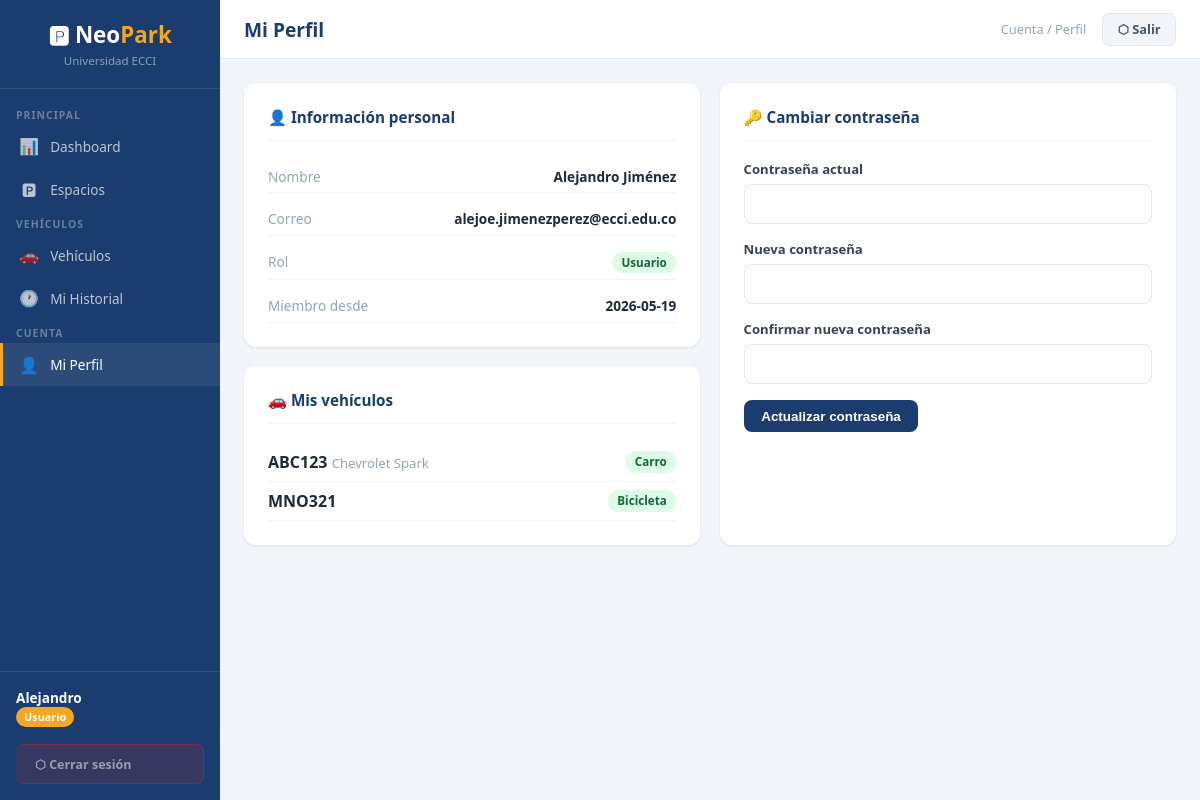
/perfil (signed in), run on the app's committed database.
### tables this page shows
CREATE TABLE USUARIO (
            id_usuario INTEGER PRIMARY KEY AUTOINCREMENT,
            nombre TEXT NOT NULL, apellido TEXT NOT NULL,
            correo TEXT NOT NULL UNIQUE, contrasena_hash TEXT NOT NULL,
            id_rol INTEGER NOT NULL DEFAULT 3, activo INTEGER NOT NULL DEFAULT 1,
            fecha_registro TEXT NOT NULL DEFAULT (datetime('now','localtime')),
            FOREIGN KEY (id_rol) REFERENCES ROL(id_rol) ON DELETE RESTRICT);

CREATE TABLE ROL (
            id_rol INTEGER PRIMARY KEY AUTOINCREMENT,
            nombre_rol TEXT NOT NULL UNIQUE,
            descripcion TEXT NOT NULL);

CREATE TABLE VEHICULO (
            placa TEXT PRIMARY KEY, id_tipo INTEGER NOT NULL,
            marca TEXT, modelo TEXT, color TEXT, id_usuario INTEGER NOT NULL,
            FOREIGN KEY (id_tipo) REFERENCES TIPO_VEHICULO(id_tipo) ON DELETE RESTRICT,
            FOREIGN KEY (id_usuario) REFERENCES USUARIO(id_usuario) ON DELETE RESTRICT);

CREATE TABLE TIPO_VEHICULO (
            id_tipo INTEGER PRIMARY KEY AUTOINCREMENT,
            nombre_tipo TEXT NOT NULL UNIQUE, descripcion TEXT);

### app.py (the view, shortened to what this page needs)
@app.route('/perfil', methods=['GET', 'POST'])
@login_required
def perfil():
    db = get_db()
    usuario  = db.execute("SELECT u.*,r.nombre_rol FROM USUARIO u JOIN ROL r ON u.id_rol=r.id_rol WHERE u.id_usuario=?", (session['user_id'],)).fetchone()
    mis_veh  = db.execute("SELECT v.*,tv.nombre_tipo FROM VEHICULO v JOIN TIPO_VEHICULO tv ON v.id_tipo=tv.id_tipo WHERE v.id_usuario=?", (session['user_id'],)).fetchall()
    db.close()
    return render_template('perfil.html', usuario=usuario, mis_vehiculos=mis_veh)

### app.py (called while the page is built)
def get_db():
    db = sqlite3.connect(DB_PATH, check_same_thread=False)
    db.row_factory = sqlite3.Row
    db.execute("PRAGMA foreign_keys = ON")
    db.execute("PRAGMA journal_mode = WAL")   # Write-Ahead Logging: mejor concurrencia
    return db

def login_required(f):
    @wraps(f)
    def d(*a, **kw):
        if 'user_id' not in session: return redirect(url_for('login'))
        return f(*a, **kw)
    return d

### templates/perfil.html (shortened to what this page needs)
{% extends 'base.html' %}
{% block page_title %}Mi Perfil{% endblock %}
{% block breadcrumb %}Cuenta / Perfil{% endblock %}
{% block content %}
<div style="display:grid;grid-template-columns:1fr 1fr;gap:1.2rem">
<div>
<div class="card">
  <div class="card-header"><h3>👤 Información personal</h3></div>
  <div style="display:flex;flex-direction:column;gap:.6rem;font-size:.88rem">
    <div class="ticket-row"><span class="label">Nombre</span><span class="value">{{ usuario.nombre }} {{ usuario.apellido }}</span></div>
    <div class="ticket-row"><span class="label">Correo</span><span class="value">{{ usuario.correo }}</span></div>
    <div class="ticket-row"><span class="label">Rol</span><span class="value"><span class="badge badge-{{ usuario.nombre_rol.lower() }}">{{ usuario.nombre_rol }}</span></span></div>
    <div class="ticket-row"><span class="label">Miembro desde</span><span class="value">{{ usuario.fecha_registro[:10] }}</span></div>
  </div>
</div>
<div class="card">
  <div class="card-header"><h3>🚗 Mis vehículos</h3></div>
  {% for v in mis_vehiculos %}
  <div style="display:flex;justify-content:space-between;align-items:center;padding:.5rem 0;border-bottom:1px solid #f1f5f9">
    <div><strong>{{ v.placa }}</strong> <span style="color:#94a3b8;font-size:.82rem">{{ v.marca or '' }} {{ v.modelo or '' }}</span></div>
    <span class="badge badge-libre">{{ v.nombre_tipo }}</span>
  </div>
  {% else %}
  <p style="color:#94a3b8;font-size:.85rem">No tienes vehículos registrados. <a href="{{ url_for('vehiculos') }}">Registrar uno →</a></p>
  {% endfor %}
</div>
</div>
<div class="card">
  <div class="card-header"><h3>🔑 Cambiar contraseña</h3></div>
  <form method="post">
    <div class="form-group"><label>Contraseña actual</label><input type="password" name="contrasena_actual" required></div>
    <div class="form-group"><label>Nueva contraseña</label><input type="password" name="contrasena_nueva" required minlength="6"></div>
    <div class="form-group"><label>Confirmar nueva contraseña</label><input type="password" name="confirmar" required></div>
    <button class="btn btn-primary" type="submit">Actualizar contraseña</button>
  </form>
</div>
</div>
{% endblock %}

### templates/base.html (shortened to what this page needs)
<!DOCTYPE html>
<html lang="es">
<head>
</head>
<body>
{% if session.get('user_id') %}
<aside class="sidebar">
  <div class="sidebar-brand">
    <h2>🅿 Neo<span>Park</span></h2>
    <p>Universidad ECCI</p>
  </div>
  <nav>
    <div class="nav-section">Principal</div>
    <a href="{{ url_for('dashboard') }}" {% if request.endpoint=='dashboard' %}class="active"{% endif %}><span class="icon">📊</span>Dashboard</a>
    <a href="{{ url_for('espacios') }}" {% if request.endpoint=='espacios' %}class="active"{% endif %}><span class="icon">🅿</span>Espacios</a>
    <div class="nav-section">Vehículos</div>
    <a href="{{ url_for('vehiculos') }}" {% if request.endpoint=='vehiculos' %}class="active"{% endif %}><span class="icon">🚗</span>Vehículos</a>
    <a href="{{ url_for('historial') }}" {% if request.endpoint=='historial' %}class="active"{% endif %}><span class="icon">🕐</span>Mi Historial</a>
    <div class="nav-section">Cuenta</div>
    <a href="{{ url_for('perfil') }}" {% if request.endpoint=='perfil' %}class="active"{% endif %}><span class="icon">👤</span>Mi Perfil</a>
  </nav>
  <div class="sidebar-footer">
    <div class="user-info">
      <strong>{{ session.nombre }}</strong>
      <span class="badge-rol">{{ session.rol }}</span>
    </div>
    {% if session.rol == 'Administrador' %}
    <a href="{{ url_for('logout') }}" class="btn-logout btn-logout-admin"
       onclick="return confirm('¿Cerrar sesión como Administrador?')">
      🔐 Cerrar sesión (Admin)
    </a>
    {% else %}
    <a href="{{ url_for('logout') }}" class="btn-logout">⬡ Cerrar sesión</a>
    {% endif %}
  </div>
</aside>
{% endif %}
<main class="main">
  <div class="topbar">
    <h1>{% block page_title %}NeoPark ECCI{% endblock %}</h1>
    <div style="display:flex;align-items:center;gap:1rem">
      <span class="breadcrumb">{% block breadcrumb %}{% endblock %}</span>
      {% if session.get('user_id') %}
      <a href="{{ url_for('logout') }}"
         style="padding:.4rem .9rem;border-radius:7px;font-size:.8rem;font-weight:700;text-decoration:none;border:1px solid;white-space:nowrap;transition:all .2s;{% if session.rol == 'Administrador' %}background:#fffbeb;border-color:#f59e0b;color:#92400e;{% else %}background:#f1f5f9;border-color:#e2e8f0;color:#475569;{% endif %}"
         onclick="return confirm('¿Desea cerrar sesión?')">
        {% if session.rol == 'Administrador' %}🔐 Salir (Admin){% else %}⬡ Salir{% endif %}
      </a>
      {% endif %}
    </div>
  </div>
  <div class="content">
    {% block content %}{% endblock %}
  </div>
</main>
</body>
</html>

### templates/base.html (style rules this page uses)
:root { --azul:#1a3c6e;--dorado:#f5a623;--gris:#f1f5f9;--texto:#1e293b;--verde:#059669;--rojo:#dc2626;--naranja:#ea580c;--sidebar:220px }
* { box-sizing:border-box;margin:0;padding:0 }
body { font-family:'Segoe UI',system-ui,sans-serif;background:var(--gris);color:var(--texto);display:flex;min-height:100vh }
.sidebar { width:var(--sidebar);background:var(--azul);min-height:100vh;position:fixed;top:0;left:0;display:flex;flex-direction:column;z-index:100 }
.sidebar-brand { padding:1.2rem 1rem;border-bottom:1px solid rgba(255,255,255,.1);text-align:center }
.sidebar-brand h2 { color:#fff;font-size:1.4rem;font-weight:800 }
.sidebar-brand h2 span { color:var(--dorado) }
.sidebar-brand p { color:rgba(255,255,255,.5);font-size:.72rem;margin-top:.2rem }
.sidebar nav { flex:1;padding:.8rem 0 }
.nav-section { padding:.4rem 1rem .2rem;font-size:.65rem;font-weight:700;text-transform:uppercase;letter-spacing:.1em;color:rgba(255,255,255,.35) }
.sidebar a { display:flex;align-items:center;gap:.7rem;padding:.65rem 1rem;color:rgba(255,255,255,.7);text-decoration:none;font-size:.85rem;transition:all .15s;border-left:3px solid transparent }
.sidebar a:hover,.sidebar a.active { color:#fff;background:rgba(255,255,255,.08);border-left-color:var(--dorado) }
.sidebar a .icon { font-size:1rem;width:20px;text-align:center }
.sidebar-footer { padding:1rem;border-top:1px solid rgba(255,255,255,.1) }
.sidebar-footer .user-info { color:rgba(255,255,255,.6);font-size:.78rem;margin-bottom:.6rem }
.sidebar-footer .user-info strong { display:block;color:#fff;font-size:.85rem }
.sidebar-footer .badge-rol { display:inline-block;padding:.15rem .5rem;border-radius:99px;font-size:.68rem;font-weight:700;background:var(--dorado);color:#fff;margin-bottom:.5rem }
.sidebar-footer a { color:rgba(255,255,255,.5);font-size:.78rem;text-decoration:none }
.btn-logout { display:block;width:100%;padding:.55rem;background:rgba(220,38,38,.15);border:1px solid rgba(220,38,38,.4);border-radius:8px;color:#fca5a5;font-size:.82rem;font-weight:700;text-align:center;text-decoration:none;transition:all .2s;margin-top:.4rem }
.main { margin-left:var(--sidebar);flex:1;display:flex;flex-direction:column;min-height:100vh }
.topbar { background:#fff;border-bottom:1px solid #e2e8f0;padding:.8rem 1.5rem;display:flex;align-items:center;justify-content:space-between }
.topbar h1 { font-size:1.2rem;font-weight:700;color:var(--azul) }
.topbar .breadcrumb { font-size:.8rem;color:#94a3b8 }
.content { padding:1.5rem;flex:1 }
.card { background:#fff;border-radius:12px;box-shadow:0 1px 3px rgba(0,0,0,.06),0 1px 2px rgba(0,0,0,.04);padding:1.5rem;margin-bottom:1.2rem }
.card-header { display:flex;align-items:center;justify-content:space-between;margin-bottom:1.2rem;padding-bottom:.8rem;border-bottom:1px solid #f1f5f9 }
.card-header h3 { font-size:.95rem;font-weight:700;color:var(--azul) }
.badge { padding:.2rem .6rem;border-radius:99px;font-size:.73rem;font-weight:700;display:inline-block }
.badge-usuario { background:#dcfce7;color:#166534 }
.badge-libre { background:#dcfce7;color:#166534 }
.form-group { margin-bottom:1rem }
label { font-size:.82rem;font-weight:600;color:#374151;display:block;margin-bottom:.35rem }
input,select,textarea { width:100%;padding:.6rem .9rem;border:1.5px solid #e2e8f0;border-radius:8px;font-size:.88rem;font-family:inherit;color:var(--texto);transition:border .15s,box-shadow .15s;background:#fff }
.btn { padding:.55rem 1.1rem;border:none;border-radius:8px;cursor:pointer;font-size:.84rem;font-weight:600;transition:all .15s;text-decoration:none;display:inline-flex;align-items:center;gap:.4rem;white-space:nowrap }
.btn-primary { background:var(--azul);color:#fff }
.ticket-row { display:flex;justify-content:space-between;padding:.4rem 0;border-bottom:1px solid #f1f5f9;font-size:.85rem }
.ticket-row .label { color:#94a3b8 }
.ticket-row .value { font-weight:600 }

### data on the page
USUARIO: nombre "Alejandro", apellido "Jiménez", correo "alejoe.jimenezperez@ecci.edu.co", fecha_registro "2026-05-19"
ROL: rol "Usuario", nombre_rol "Usuario"
VEHICULO: placa "ABC123", marca "Chevrolet", modelo "Spark", nombre_tipo "Carro"
VEHICULO: placa "MNO321", nombre_tipo "Bicicleta"
